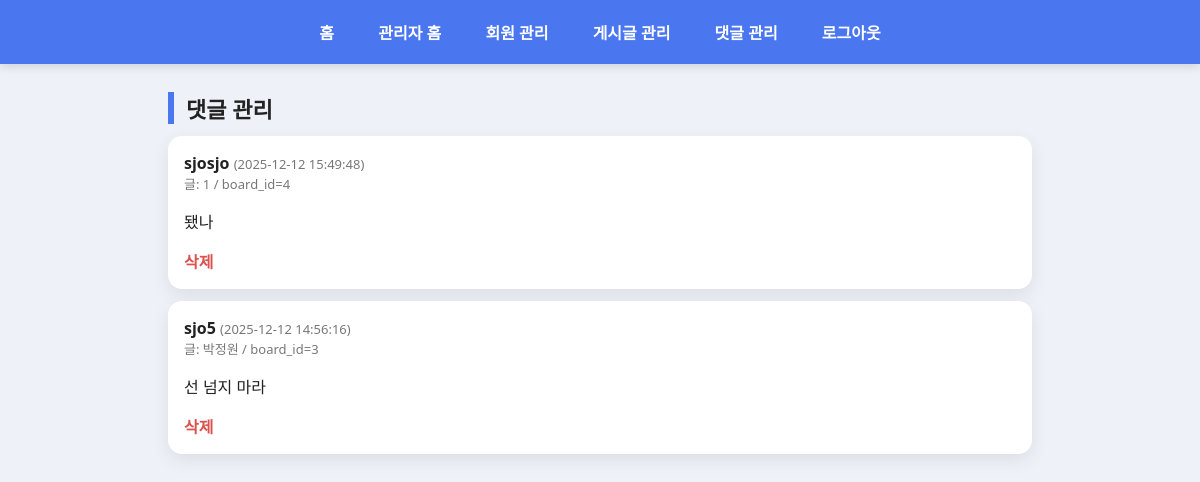
Screenshot of /admin/admin_comments.php (signed in) with the database file from the repository.
### tables this page shows
CREATE TABLE `comments` (
  `id` int(11) NOT NULL,
  `board_id` int(11) NOT NULL,
  `username` varchar(50) NOT NULL,
  `content` text NOT NULL,
  `regdate` datetime DEFAULT current_timestamp()
);

CREATE TABLE `board` (
  `id` int(11) NOT NULL,
  `username` varchar(50) NOT NULL,
  `title` varchar(200) NOT NULL,
  `content` text NOT NULL,
  `regdate` datetime DEFAULT current_timestamp(),
  `views` int(11) NOT NULL DEFAULT 0,
  `filename` varchar(255) DEFAULT NULL,
  `filepath` varchar(255) DEFAULT NULL,
  `is_hidden` tinyint(4) DEFAULT 0
);

### admin/admin_comments.php (the view, shortened to what this page needs)
<?php
$rst = mysqli_query($conn, "
  SELECT c.*, b.title
  FROM comments c
  LEFT JOIN board b ON b.id=c.board_id
  ORDER BY c.id DESC
");
?>
<!DOCTYPE html>
<html>
<head>
<link rel="stylesheet" href="../css/style.css">
</head>
<body>
<?php include("admin_nav.php"); ?>
<div class="container">
  <h2>댓글 관리</h2>
  <?php while($c = mysqli_fetch_assoc($rst)){ ?>
    <div class="guest-item">
      <b><?= htmlspecialchars($c['username']) ?></b>
      <span class="meta">(<?= htmlspecialchars($c['regdate']) ?>)</span>
      <div class="meta">글: <?= htmlspecialchars($c['title'] ?? '(삭제된 글)') ?> / board_id=<?= (int)$c['board_id'] ?></div>
      <p><?= nl2br(htmlspecialchars($c['content'])) ?></p>
      <a class="delete-btn" href="admin_comment_delete.php?id=<?= $c['id'] ?>" onclick="return confirm('삭제?');">삭제</a>
    </div>
  <?php } ?>
</div>
</body>
</html>

### css/style.css (style rules this page uses)
* { box-sizing: border-box; }
body { margin:0; font-family: 'Segoe UI', Arial, sans-serif; background:#eef1f7; color:#222; }
a { color:inherit; text-decoration:none; }
.container { width:100%; max-width:900px; margin:28px auto; padding:0 18px; }
h2 { margin:18px 0 12px; font-size:22px; border-left:6px solid #4a76f0; padding-left:12px; }
.card, .guest-item, form, .hero, .stat-box, .panel { background:#fff; border-radius:14px; box-shadow:0 6px 18px rgba(0,0,0,.08); }
.guest-item { padding:16px; margin:12px 0; }
.meta { color:#777; font-size:13px; }
.delete-btn { color:#d9534f; font-weight:800; }

### rows the page displays
comments: username "sjosjo", regdate "2025-12-12 15:49:48", board.title "1", board "4", content "됐나"
comments: username "sjo5", regdate "2025-12-12 14:56:16", board.title "박정원", board "3", content "선 넘지 마라"
